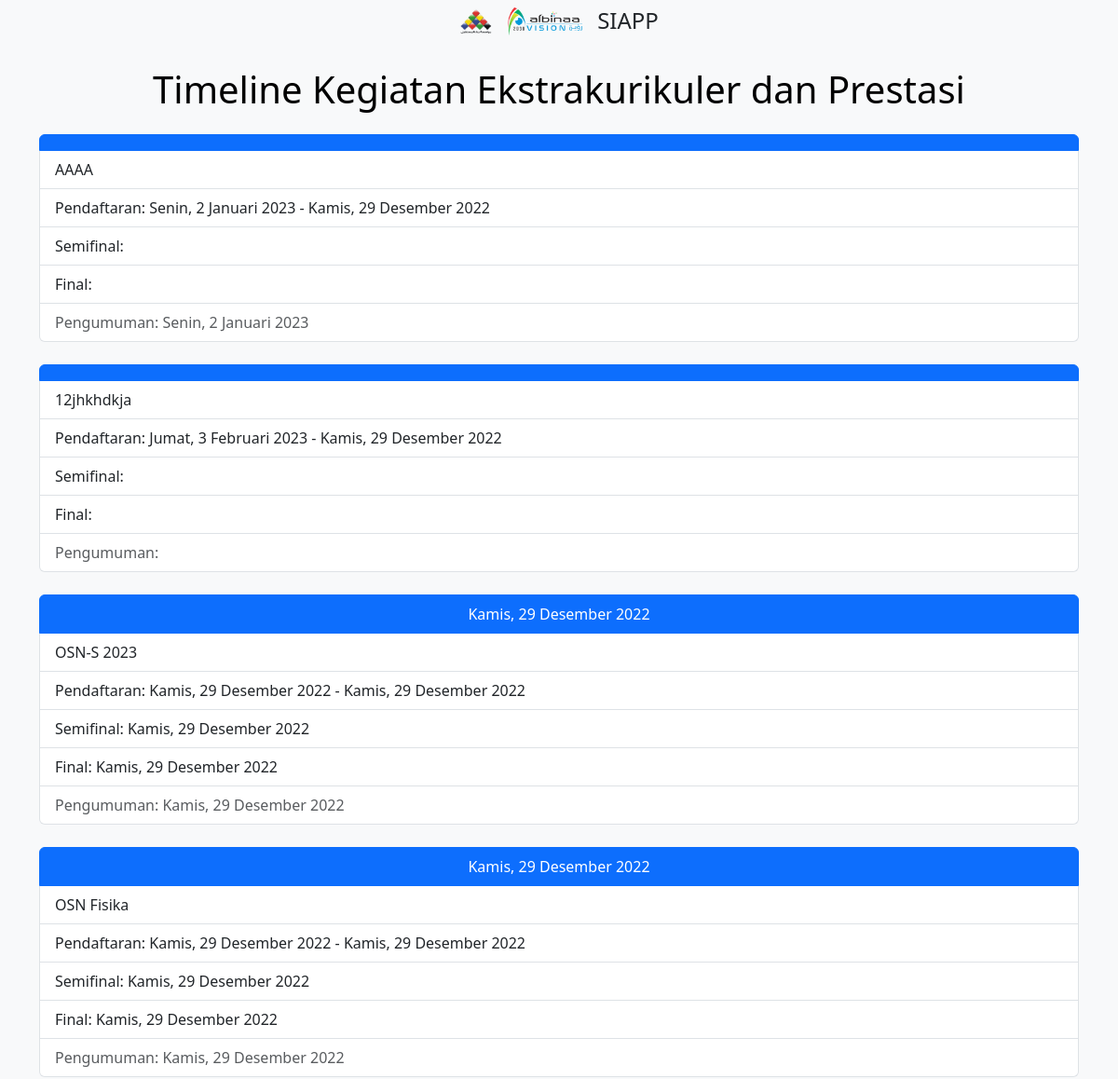
/timeline/ (upper part), run on an earlier commit of the app's database.
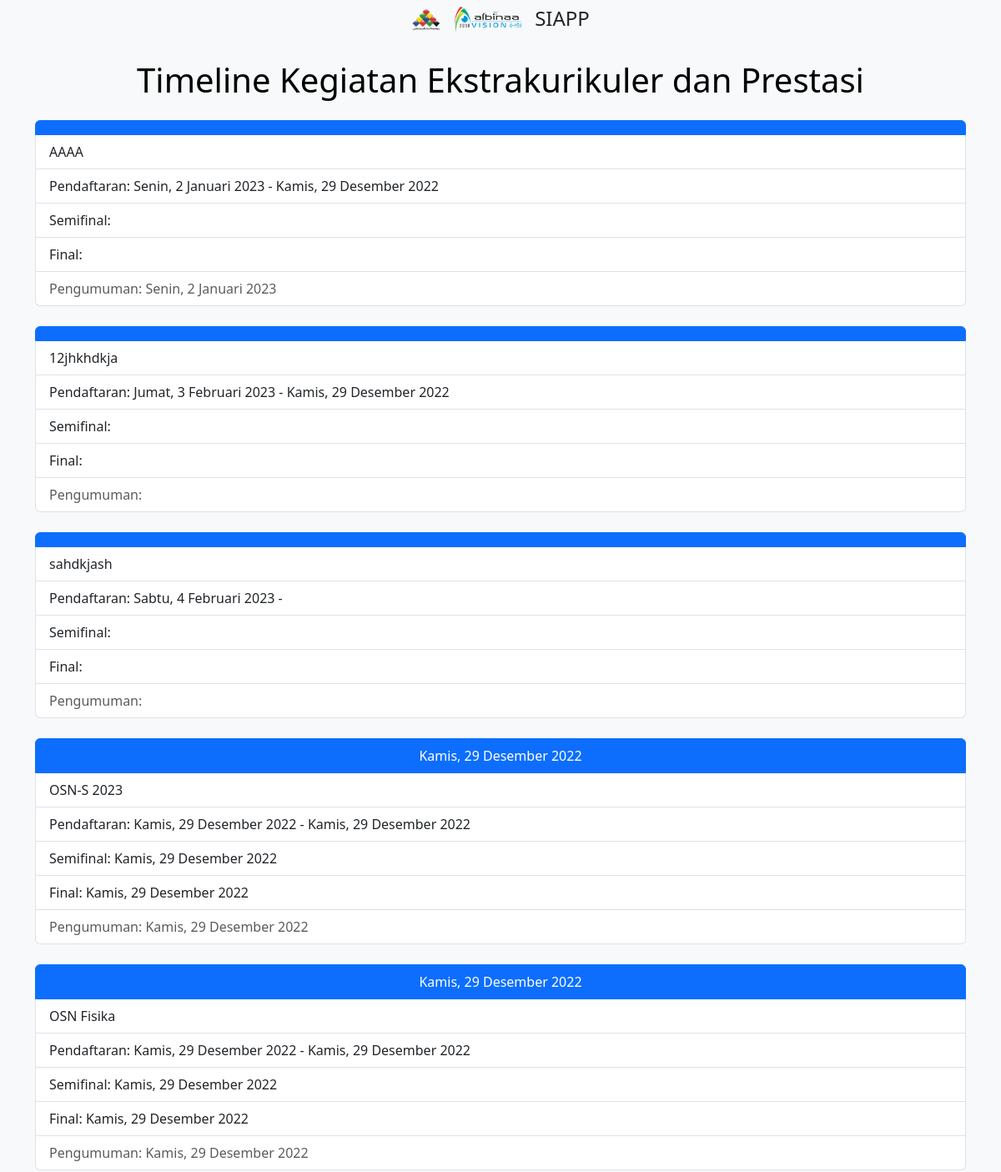
And on a later commit of the database.
### proposal/models.py (models this page shows, shortened)
class Proposal(models.Model):
    nama_event = models.CharField(max_length=200)
    pembuat_event = models.CharField(max_length=200)
    tanggal_pendaftaran = models.DateField()
    batas_pendaftaran = models.DateField(blank=True, null=True)
    tanggal_penyisihan_1 = models.DateField(blank=True, null=True)
    tanggal_penyisihan_2 = models.DateField(blank=True, null=True)
    tanggal_penyisihan_3 = models.DateField(blank=True, null=True)
    tanggal_semifinal = models.DateField(blank=True, null=True)
    tanggal_final = models.DateField(blank=True, null=True)
    pengumuman_pemenang = models.DateField(blank=True, null=True)
    pelaksanaan = models.CharField(max_length=30, choices=pilihan_pelaksaan)
    tingkat_event = models.CharField(max_length=30, choices=pilihan_tingkat)
    berjenjang = models.CharField(max_length=50, choices=pilihan_berjenjang)
    lokasi_event = models.CharField(max_length=200, default="")
    kota = models.CharField(max_length=200, default="", verbose_name="Kota/Kabupaten")
    provinsi = models.CharField(max_length=200, default="")
    penanggungjawab = models.ForeignKey(Teacher, on_delete=models.CASCADE)
    nomor_rekening = models.CharField(max_length=100, default="3410015776")
    nama_bank = models.CharField(max_length=100, default="Muamalat")
    ekskul = models.ForeignKey(Extracurricular, on_delete=models.CASCADE, null=True, blank=True)
    santri = models.ManyToManyField(StudentOrganization, verbose_name="Santri yang ikut", blank=True, help_text="Pada PC/Laptop, tekan Ctrl untuk memilih banyak opsi")
    anggaran_biaya = models.FloatField()
    upload_brosur = models.FileField(upload_to='proposal/brosur', verbose_name="Upload Brosur Lomba", null=True, blank=True)
    upload_undangan = models.FileField(upload_to='proposal/undangan', verbose_name="Upload Undangan Lomba", null=True,
                                     blank=True)
    upload_file = models.FileField(upload_to='proposal', verbose_name="Upload File Proposal", help_text="Format file dalam bentuk .pdf")
    Catatan = models.TextField(blank=True)
    created_at = models.DateTimeField(auto_now_add=True)
    updated_at = models.DateTimeField(auto_now=True)

### timeline/views.py (the view)
# urls.py: path('', views.CalendarView.as_view(), name='timeline-index'),
class CalendarView(generic.ListView):
    model = Proposal
    template_name = 'timeline.html'
    def get_context_data(self, **kwargs):
        context = super().get_context_data(**kwargs)
        return context
    def get_queryset(self):
        return Proposal.objects.all().order_by('tanggal_final')

### templates/timeline.html
{% extends 'base.html' %}
{% block content %}
    <div class="mt-5 pt-4 text-center">
        <h1>Timeline Kegiatan Ekstrakurikuler dan Prestasi</h1>
    </div>
    <div class="container">
        {% for proposal in proposal_list %}
            <div class="list-group my-4">
                <a href="#" class="list-group-item list-group-item-action active text-center" aria-current="true">
                    {% if proposal.tanggal_penyisihan_1 %}
                        {{ proposal.tanggal_penyisihan_1|date:"l, j F Y" }}
                    {% elif proposal.tanggal_semifinal %}
                        {{ proposal.tanggal_semifinal|date:"l, j F Y" }}
                    {% else %}
                        {{ proposal.tanggal_final|date:"l, j F Y" }}
                    {% endif %}
                </a>
                <a href="#" class="list-group-item list-group-item-action">{{ proposal.nama_event }}</a>
                <a href="#" class="list-group-item list-group-item-action">Pendaftaran: {{ proposal.tanggal_pendaftaran|date:"l, j F Y" }} - {{ proposal.batas_pendaftaran|date:"l, j F Y" }}</a>
                <a href="#" class="list-group-item list-group-item-action">Semifinal: {{ proposal.tanggal_semifinal|date:"l, j F Y" }}</a>
                <a href="#" class="list-group-item list-group-item-action">Final: {{ proposal.tanggal_final|date:"l, j F Y" }}</a>
                <a class="list-group-item list-group-item-action disabled">Pengumuman: {{ proposal.pengumuman_pemenang|date:"l, j F Y" }}</a>
            </div>
        {% endfor %}
    </div>
{% endblock %}

What changed in the data, as far as the page shows it:
added Proposal: nama_event "sahdkjash", tanggal_pendaftaran "Sabtu, 4 Februari 2023"
